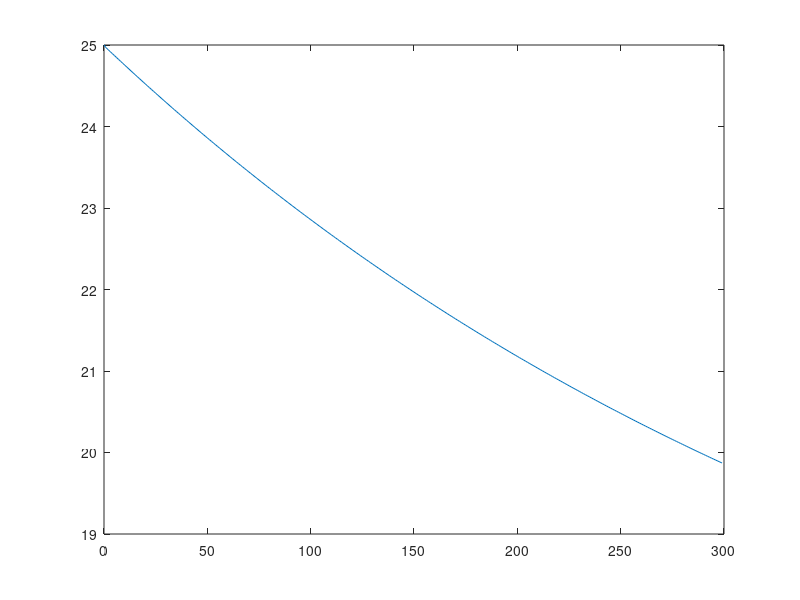
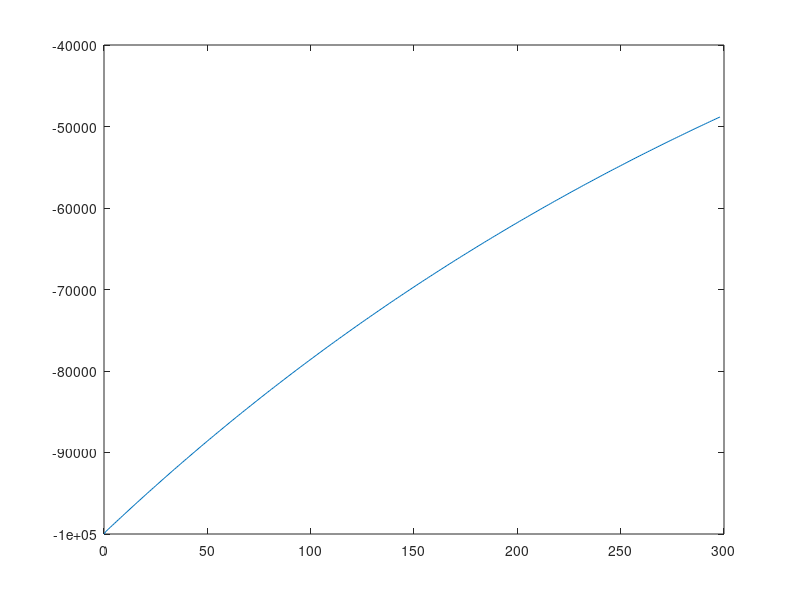

Here is the MATLAB script that generated these plots, in order:
%code framework

%Greenhouse dimensions
GH_Length = 30 ;
GH_Width = 30 ;
GH_Height = 5 ; 

GH_Area1 = GH_Height*GH_Length ;
GH_Area2 = GH_Height*GH_Width ;
GH_Area3 = GH_Width*GH_Length ;
GH_Area = GH_Area1 + GH_Area2 + GH_Area3 ; % Total GH area
GH_Volume = GH_Length*GH_Width*GH_Height ;

%Weather input
wind_velocity = 5 ; % wind speed (m/s), open for variability
T_out = 15 ; % Outside temperature (C)

%Heat transfer parameters
h = 10000 ; % Convection coefficient (W/K)
cp = 718 ; % Specific heat air (J/[kg K]) 
rho = 1.29 ; % Air density (Kg/m^3)

% Simulation parameters
dt = 60 ; % Time interval of one minute
simulation_time = 5*60 ;% Simulation time in minutes
Number_variables = 3 ; % Number of state variables
State_setting = [true true false] ; % Decide which variables/outputs to include [Temperature Humidity CO2]


t = 1:dt:simulation_time*dt ;   % simulation time space
GH_state_space = zeros(Number_variables+1, length(t)) ;
GH_state_space(1, :) = t ;


% User input
Q_heat = 0 ; % Heating (W)
GH_state_space(2,1) = 25 ; % Air temperature inside greenhouse (C)
GH_state_space(3,1) = 0.80 ; % Relative humidity inside greenhouse (set to 80%)


% System characteristics
C  = cp * rho * GH_Volume ; % Specific heat greenhouse air (stirred tank)


% Dummy Dynamics // Random functions to test
function Q_conv = convection(statespace, T_out, h, i)
T_in = statespace(2, i) ;
Q_conv = h*(T_out - T_in) ;
end

function [Q_plant, humidity] = plant(statespace, i)
humid = statespace(3, i) ;
Q_plant = -50000 * humid ;
humidity = max(humid + Q_plant * 0.05, 0) ;
end

% System Dynamics // Euler integration of heat to air
for i = 1: length(t)-1
    Q_conv(i) = convection(GH_state_space, T_out, h, i) ;
    [Q_plant, GH_state_space(3, i+1)] = plant(GH_state_space, i) ;
    Q_total = Q_heat + Q_conv(i) + Q_plant ;
    GH_state_space(2, i+1) = GH_state_space(2, i) + Q_total/C ;
end

figure;
plot(t/dt, GH_state_space(2,:))
figure;
plot( (t(1 : end-1))/dt, Q_conv)